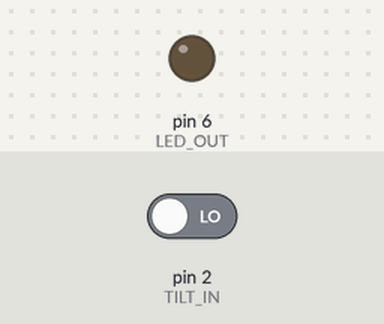
Bench run of a sketch on a simulated Arduino Uno, built with avr-gcc and run on an emulated ATmega328P. Shown: output pins drawn as LEDs (lit = HIGH). The test bench sets the inputs (shaded band); at power-on: pin 2 (TILT_IN) LOW.

Above: at 1.2 s.
1.3 s: pin 2 (TILT_IN) driven HIGH
At 1.9 s:
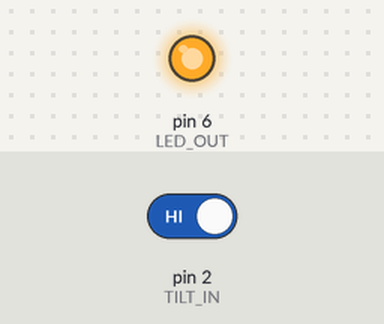
2.8 s: pin 2 (TILT_IN) driven LOW
At 4.2 s:
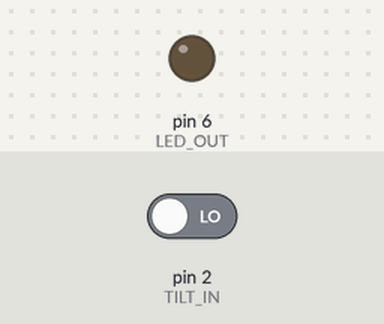
Timing chart, 0 to 5.8 s (numbered marks = the images above; inputs shaded):
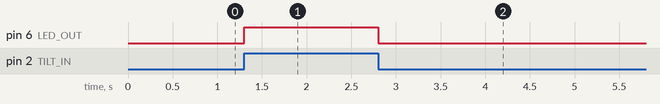

Measured:
- after the input at 1.3 s, pin 6 (LED_OUT): LOW → HIGH at once
- after the input at 2.8 s, pin 6 (LED_OUT): HIGH → LOW at once

The sketch:

sketch_5.1.DigitalOutput.ino
```cpp
int TILT_IN = 2;
int LED_OUT = 6;

void setup() {
  pinMode(TILT_IN, INPUT);
  pinMode(LED_OUT, OUTPUT);
}

void loop() {
  if (digitalRead(TILT_IN) == HIGH) {
    digitalWrite(LED_OUT, HIGH);  // LED 전원 켜기
  } else {
    digitalWrite(LED_OUT, LOW);  // LED 전원 끄기
  }
}
```
